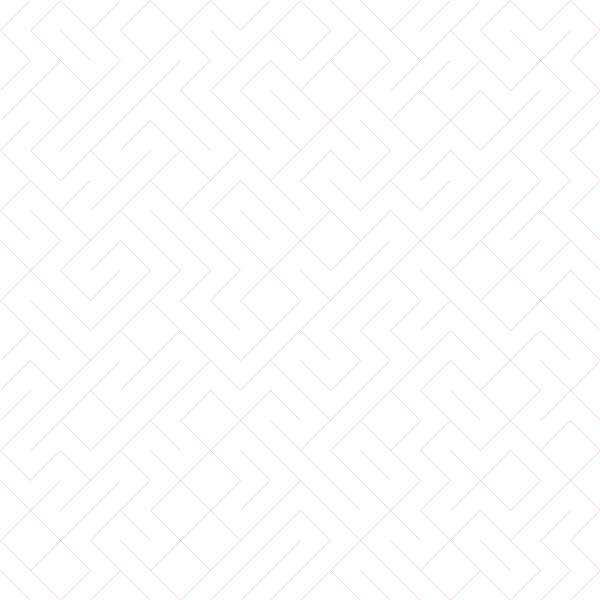
Frame 1 (no input)
Frame 60 (the mouse pressed at the canvas centre just before this capture): identical to frame 1, image omitted
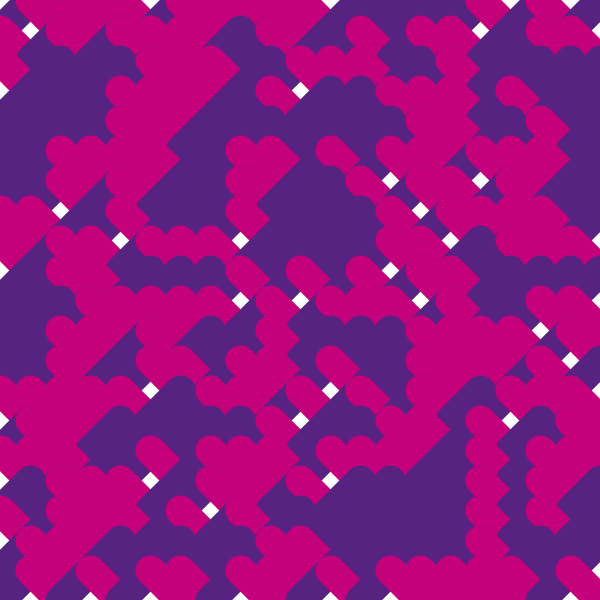
Frame 120 (the mouse held since frame 60 and released just before this capture)

The Processing sketch that drew these frames (run headless with seeded random() and noise(); from frame 60 on, the mouse is pressed at the canvas centre):

// Processing sketch: sketch_190606c
// ── sketch_190606c.pde
int tileCount = 20;

color colorLeft = color(197, 0, 123);
color colorRight = color(87, 35, 129);

int alphaLeft = 100;
int alphaRight = 100;

int actRandomSeed = 0;
int actStrokeCap = ROUND;


void setup() {
  size(600, 600);
}


void draw() {
  
  colorMode(HSB, 360, 100, 100, 100);
  background(360);
  smooth();
  noFill();
  strokeCap(actStrokeCap);
  
  randomSeed(actRandomSeed);

  for (int gridY=0; gridY<tileCount; gridY++) {
    for (int gridX=0; gridX<tileCount; gridX++) {

      int posX = width/tileCount*gridX;
      int posY = height/tileCount*gridY;

      int toggle = (int) random(0,2);

      if (toggle == 0) {
        stroke(colorLeft, alphaLeft);
        strokeWeight(mouseX/10);
        line(posX, posY, posX+width/tileCount, posY+height/tileCount);
      }
      if (toggle == 1) {
        stroke(colorRight, alphaRight);
        strokeWeight(mouseY/10);
        line(posX, posY+width/tileCount, posX+height/tileCount, posY);
      }
    }
  }
  }


void mousePressed() {
  actRandomSeed = (int) random(100000);
}


void keyReleased(){

  
  if (key == '1') actStrokeCap = ROUND;  
  if (key == '2') actStrokeCap = SQUARE;
  if (key == '3') actStrokeCap = PROJECT; 
  
  if (key == '4'){
    if (colorLeft == color(0)) {
      colorLeft = color(323, 100, 77);
    } else {
      colorLeft = color(0);
    } 
  }
  if (key == '5'){
    if (colorRight == color(0)) {
      colorRight = color(273, 73, 51);
    } else {
      colorRight = color(0);
    } 
  }
  
  if (key == '6') {
    if (alphaLeft == 100) {
      alphaLeft = 50;
    } else {
      alphaLeft = 100;
    }
  }
  if (key == '7') {
    if (alphaRight == 100) {
      alphaRight = 50;
    } else {
      alphaRight = 100;
    }
  }
    
  if (key == '0'){
    actStrokeCap = ROUND;
    colorLeft = color(0);
    colorRight = color(0);
    alphaLeft = 100;
    alphaRight = 100;
  }
}
